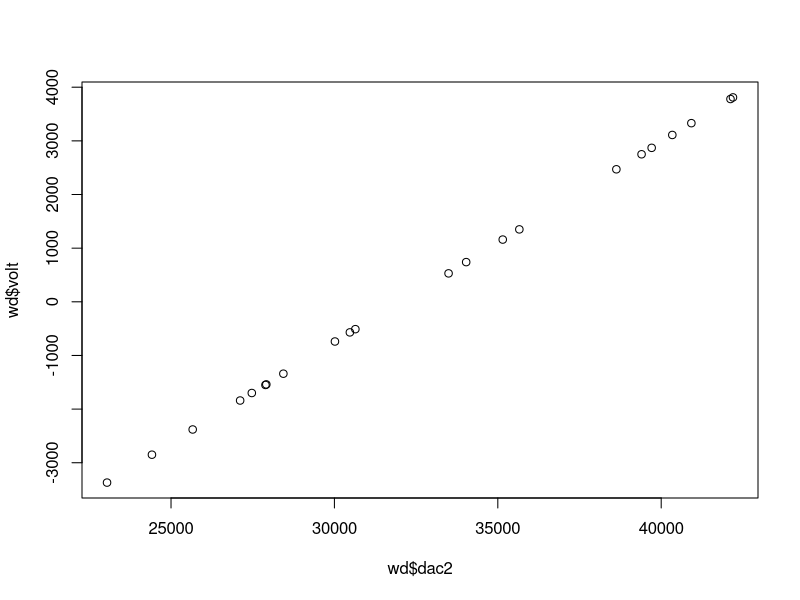
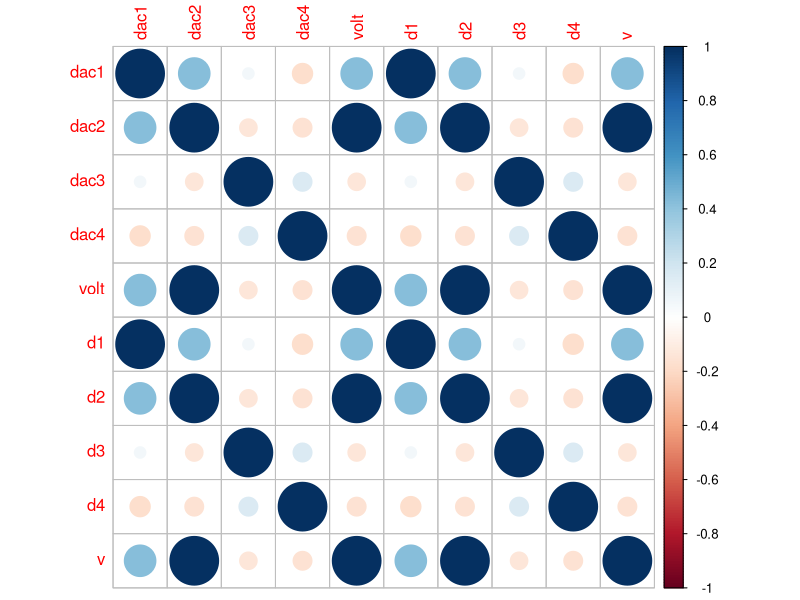
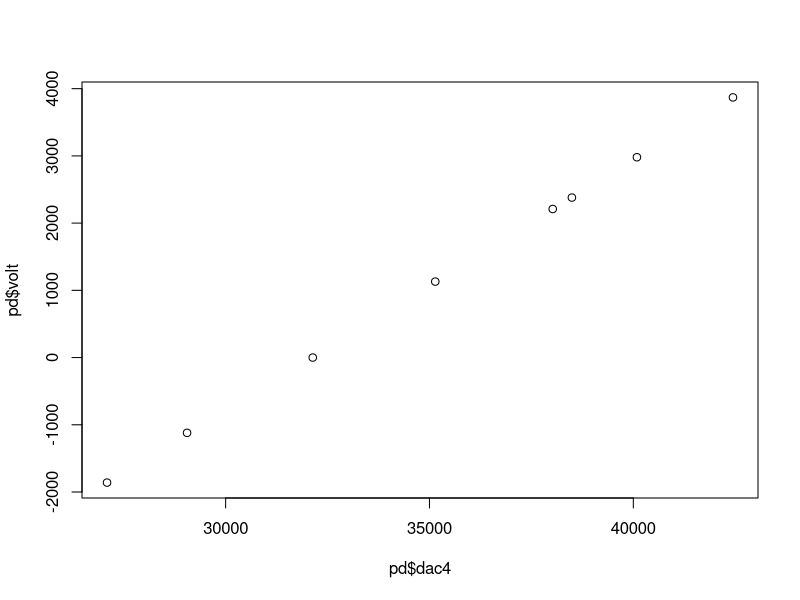
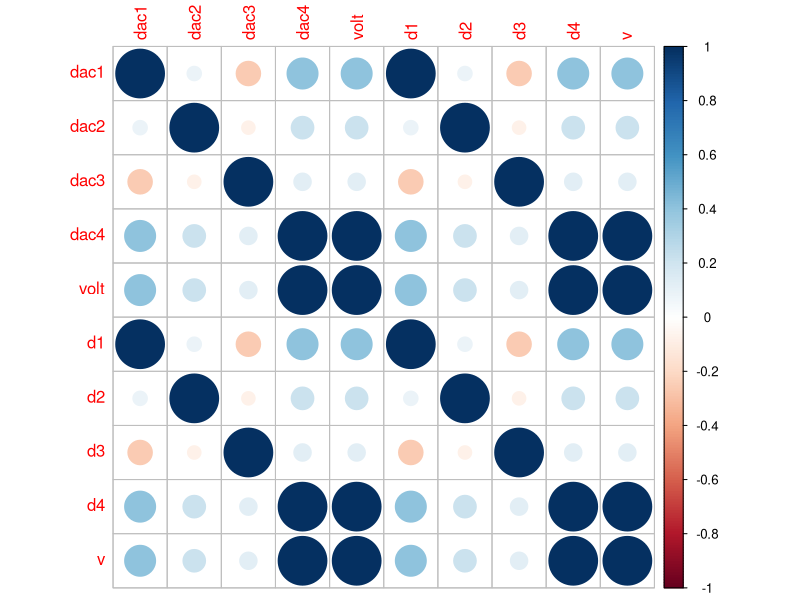

Write R code to recreate these figures, in order.
setwd( "c:/projects/digitizer.git/data-analysis" )

wd <- read.table( './work_dac.dat' )
names( wd ) <- c( 'dac1', 'dac2', 'dac3', 'dac4', 'volt' )
wd$d1 <- wd$dac1 / 32767 - 1
wd$d2 <- wd$dac2 / 32767 - 1
wd$d3 <- wd$dac3 / 32767 - 1
wd$d4 <- wd$dac4 / 32767 - 1
wd$v <- wd$volt / 10000
wobj <- lm( wd$v ~ wd$d1 + wd$d2 )
wobj$coefficients
plot( wd$dac2,  wd$volt )

m <- cov( wd )
library(corrplot)
M <- cor( wd )
corrplot( M, method = "circle" )




pd <- read.table( './probe_dac.dat' )
names( pd ) <- c( 'dac1', 'dac2', 'dac3', 'dac4', 'volt' )
pd$d1 <- pd$dac1 / 32767 - 1
pd$d2 <- pd$dac2 / 32767 - 1
pd$d3 <- pd$dac3 / 32767 - 1
pd$d4 <- pd$dac4 / 32767 - 1
pd$v <- pd$volt / 10000
cov( pd )
pobj <- lm( pd$v ~ pd$d1 + pd$d2 + pd$d3 + pd$d4 )
pobj$coefficients
plot( pd$dac4,  pd$volt )

predict( pobj )

library(corrplot)
M <- cor( pd )
corrplot( M, method = "circle" )

